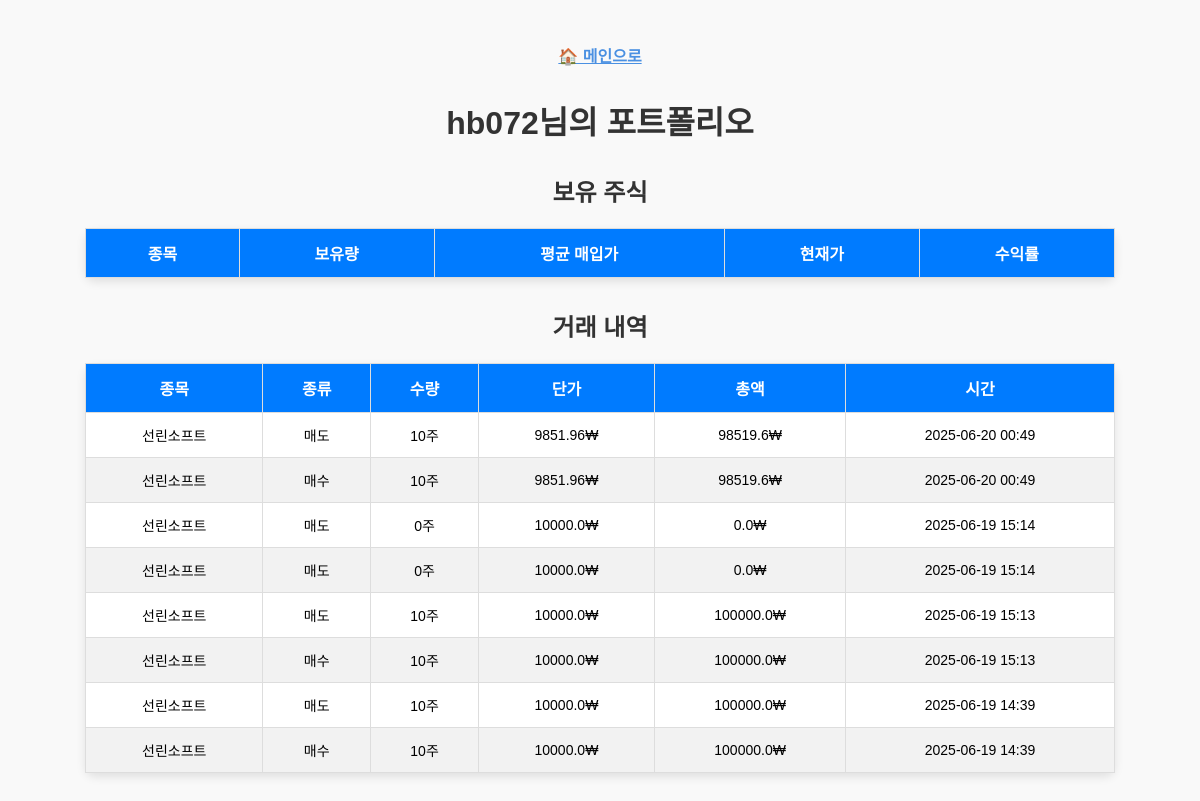
Page /user/1/portfolio/ (signed in) on the earlier database version.
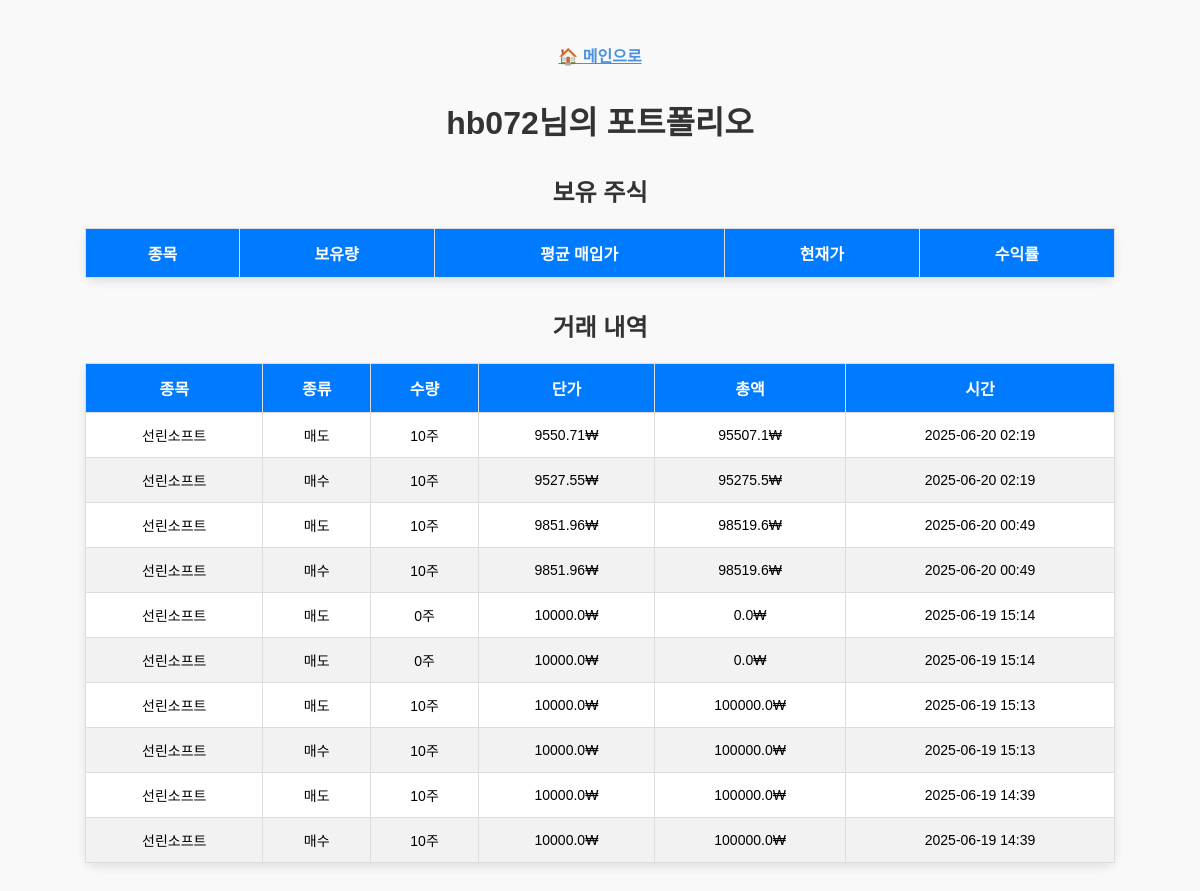
Same page on the later database version.
### simulator/models.py (models this page shows, shortened)
class Stock(models.Model):
    name = models.CharField(max_length=100)
    price = models.FloatField()

class Transaction(models.Model):
    user = models.ForeignKey(User, on_delete=models.CASCADE)
    stock = models.ForeignKey(Stock, on_delete=models.CASCADE)
    quantity = models.IntegerField()  # +면 매수, -면 매도
    transaction_price = models.FloatField()
    timestamp = models.DateTimeField(auto_now_add=True)

### simulator/views.py (the view, shortened to what this page needs)
# urls.py: path('user/<int:user_id>/portfolio/', views.portfolio, name='portfolio'),
@login_required
def portfolio(request, user_id):
    target_user = get_object_or_404(User, id=user_id)
    portfolios = Portfolio.objects.filter(user=target_user)
    transactions = Transaction.objects.filter(user=target_user).order_by('-timestamp')
    portfolio_data = []
    for p in portfolios:
        if p.quantity == 0:
            continue
    transaction_data = []
    for t in transactions:
        transaction_data.append({
            'stock_name': t.stock.name,
            'action': '매수' if t.quantity > 0 else '매도',
            'quantity': abs(t.quantity),
            'price': round(t.transaction_price, 2),
            'total': round(abs(t.quantity) * t.transaction_price, 2),
            'timestamp': t.timestamp,  # 가공하지 않고 그대로 넘김
        })
    return render(request, 'simulator/portfolio.html', {
        'target_user': target_user,
        'portfolio_data': portfolio_data,
        'transactions': transaction_data,
    })

### simulator/templates/simulator/portfolio.html (shortened to what this page needs)
{% load static %}
<!DOCTYPE html>
<html lang="ko">
<head>
    <link rel="stylesheet" href="{% static 'simulator/css/portfolio.css' %}">
</head>
<body>
    <div style="margin: 15px 0;">
        <a href="{% url 'main' %}" style="color: #4a90e2; font-weight: bold;">🏠 메인으로</a>
    </div>
    <h1>{{ target_user.username }}님의 포트폴리오</h1>
    <h2>보유 주식</h2>
    <table>
        <thead>
            <tr>
                <th>종목</th>
                <th>보유량</th>
                <th>평균 매입가</th>
                <th>현재가</th>
                <th>수익률</th>
            </tr>
        </thead>
    </table>
    <h2>거래 내역</h2>
    <table>
        <thead>
            <tr>
                <th>종목</th>
                <th>종류</th>
                <th>수량</th>
                <th>단가</th>
                <th>총액</th>
                <th>시간</th>
            </tr>
        </thead>
        <tbody>
            {% for t in transactions %}
            <tr>
                <td>{{ t.stock_name }}</td>
                <td>{{ t.action }}</td>
                <td>{{ t.quantity }}주</td>
                <td>{{ t.price }}₩</td>
                <td>{{ t.total }}₩</td>
                <td>{{ t.timestamp|date:"Y-m-d H:i" }}</td>
            </tr>
            {% empty %}
            <tr><td colspan="6">거래 내역이 없습니다.</td></tr>
            {% endfor %}
        </tbody>
    </table>
</body>
</html>

### simulator/static/simulator/css/portfolio.css (style rules this page uses)
body { font-family: 'Noto Sans KR', sans-serif; background-color: #f9f9f9; padding: 20px; text-align: center; }
h1, h2 { color: #333; margin-top: 30px; }
table { width: 90%; margin: 20px auto; border-collapse: collapse; background: white; border-radius: 10px; box-shadow: 0 4px 10px rgba(0, 0, 0, 0.1); }
th, td { padding: 12px; border: 1px solid #ddd; text-align: center; }
th { background-color: #007bff; color: white; }
td { font-size: 14px; }
tr:nth-child(even) { background-color: #f2f2f2; }

Differences in the rows shown:
added Transaction: timestamp "2025-06-20 02:19"
added Transaction: timestamp "2025-06-20 02:19"
Other differences:
new list line: "선린소프트"
new list line: "매도 10 주 9550.71 ₩ 95507.1 ₩"
new list line: "매수 10 주 9527.55 ₩ 95275.5 ₩"
